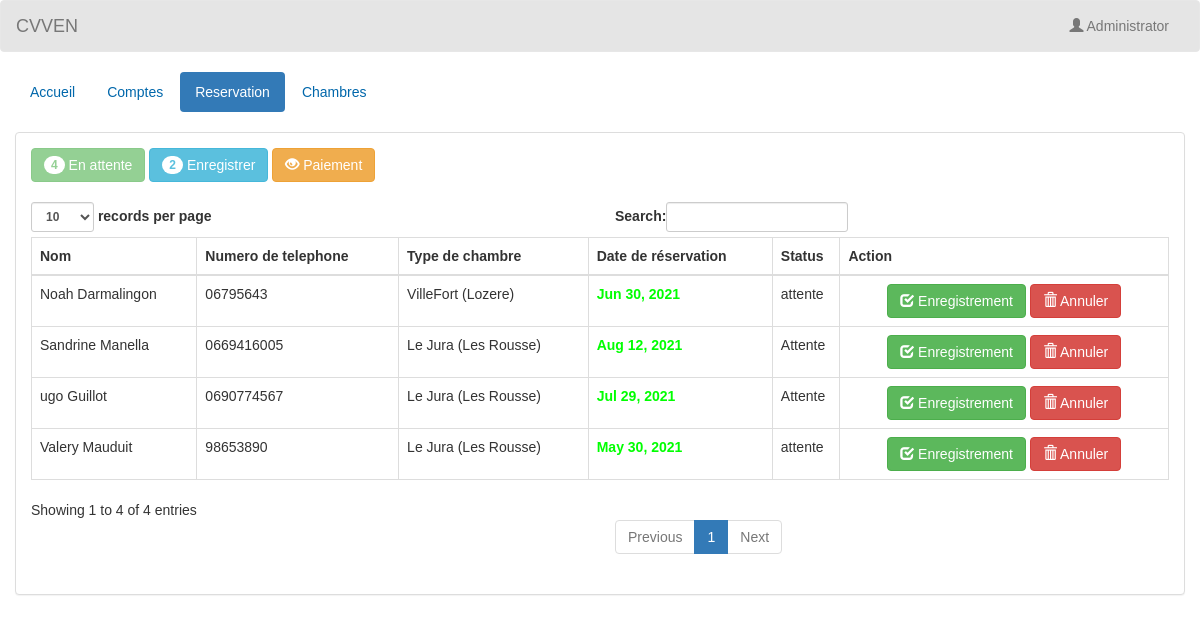
Screenshot of /admin/reserve.php (signed in) with the database file from the repository.
### tables this page shows
CREATE TABLE `transaction` (
  `transaction_id` int(11) NOT NULL,
  `guest_id` int(11) NOT NULL,
  `chambre_id` int(11) NOT NULL,
  `chambre_no` int(5) NOT NULL,
  `lit_extra` int(11) NOT NULL,
  `status` varchar(20) NOT NULL,
  `date` int(2) NOT NULL,
  `enregistrement` date NOT NULL,
  `temps_enregistrement` time NOT NULL,
  `paiement` date NOT NULL,
  `temps_paiement` time NOT NULL,
  `facture` varchar(10) NOT NULL
);

CREATE TABLE `client` (
  `guest_id` int(11) NOT NULL,
  `Prenom` varchar(50) NOT NULL,
  `Deuxieme_prenom` varchar(30) NOT NULL,
  `nom` varchar(40) NOT NULL,
  `adresse` varchar(50) NOT NULL,
  `numero_tel` varchar(13) NOT NULL
);

CREATE TABLE `chambre` (
  `chambre_id` int(11) NOT NULL,
  `chambre_type` varchar(50) NOT NULL,
  `prix` varchar(11) NOT NULL,
  `photo` varchar(100) NOT NULL
);

### admin/name.php (called while the page is built)
<?php
	require 'connect.php';
	$query = $conn->query("SELECT * FROM `admin` WHERE `admin_id` = '$_SESSION[admin_id]'") or die(mysqli_error());
	$fetch = $query->fetch_array();
	$name = $fetch['name'];
?>

### admin/reserve.php (the view, shortened to what this page needs)
<!DOCTYPE html>
<?php
	require 'name.php';
?>
<html lang = "en">
	<head>
		<link rel = "stylesheet" type = "text/css" href = "../css/bootstrap.css " />
		<link rel = "stylesheet" type = "text/css" href = "../css/style.css" />
	</head>
<body>
	<nav style = "background-color:rgba(0, 0, 0, 0.1);" class = "navbar navbar-default">
		<div  class = "container-fluid">
			<div class = "navbar-header">
				<a class = "navbar-brand" >CVVEN</a>
			</div>
			<ul class = "nav navbar-nav pull-right ">
				<li class = "dropdown">
					<a class="dropdown-toggle" data-toggle="dropdown" role="button" aria-haspopup="true" aria-expanded="false"><i class = "glyphicon glyphicon-user"></i> <?php echo $name;?></a>
				</li>
			</ul>
		</div>
	</nav>
	<div class = "container-fluid">
		<ul class = "nav nav-pills">
			<li><a href = "AccueilAdmin.php">Accueil</a></li>
			<li><a href = "Comptes.php">Comptes</a></li>
			<li class = "active"><a href = "reserve.php">Reservation</a></li>
			<li><a href = "Chambre.php">Chambres</a></li>
		</ul>
	</div>
	<br />
	<div class = "container-fluid">
		<div class = "panel panel-default">
			<?php
				$q_p = $conn->query("SELECT COUNT(*) as total FROM `transaction` WHERE `status` = 'attente'") or die(mysqli_error());
				$f_p = $q_p->fetch_array();
				$q_ci = $conn->query("SELECT COUNT(*) as total FROM `transaction` WHERE `status` = 'enregistrement'") or die(mysqli_error());
				$f_ci = $q_ci->fetch_array();
			?>
			<div class = "panel-body">
				<a class = "btn btn-success disabled"><span class = "badge"><?php echo $f_p['total']?></span> En attente</a>
				<a class = "btn btn-info" href = "Enregistrement.php"><span class = "badge"><?php echo $f_ci['total']?></span> Enregistrer</a>
				<a class = "btn btn-warning" href = "checkout.php"><i class = "glyphicon glyphicon-eye-open"></i> Paiement</a>
				<br />
				<br />
				<table id = "table" class = "table table-bordered">
					<thead>
						<tr>
							<th>Nom</th>
							<th>Numero de telephone</th>
							<th>Type de chambre</th>
							<th>Date de réservation</th>
							<th>Status</th>
							<th>Action</th>
						</tr>
					</thead>
					<tbody>
						<?php
							$query = $conn->query("SELECT * FROM `transaction` NATURAL JOIN `client` NATURAL JOIN `chambre` WHERE `status` = 'attente'") or die(mysqli_error());
							while($fetch = $query->fetch_array()){
						?>
						<tr>
							<td><?php echo $fetch['Prenom']." ".$fetch['nom']?></td>
							<td><?php echo $fetch['numero_tel']?></td>
							<td><?php echo $fetch['chambre_type']?></td>
							<td><strong><?php if($fetch['enregistrement'] <= date("Y-m-d", strtotime("+8 HOURS"))){echo "<label style = 'color:#ff0000;'>".date("M d, Y", strtotime($fetch['enregistrement']))."</label>";}else{echo "<label style = 'color:#00ff00;'>".date("M d, Y", strtotime($fetch['enregistrement']))."</label>";}?></strong></td>
							<td><?php echo $fetch['status']?></td>
							<td><center><a class = "btn btn-success" href = "confirm_reserve.php?transaction_id=<?php echo $fetch['transaction_id']?>"><i class = "glyphicon glyphicon-check"></i> Enregistrement</a> <a class = "btn btn-danger" onclick = "confirmationDelete(); return false;" href = "SuppAttente.php?transaction_id=<?php echo $fetch['transaction_id']?>"><i class = "glyphicon glyphicon-trash"></i> Annuler</a></td>
						</tr>
						<?php
							}
						?>
					</tbody>
				</table>
			</div>
		</div>
	</div>
	<br />
	<br />
</body>
</html>

### css/style.css (style rules this page uses)
body { font-family:Arial, Sans-Serif; }
a { color:#0067ab; text-decoration:none; }

### rows the page displays
transaction: guest.Prenom "Sandrine", guest.nom "Manella", guest.numero_tel "0669416005", chambre.chambre_type "Le Jura (Les Rousse)", enregistrement "Aug 12, 2021", status "Attente"
transaction: guest.Prenom "ugo", guest.nom "Guillot", guest.numero_tel "0690774567", chambre.chambre_type "Le Jura (Les Rousse)", enregistrement "Jul 29, 2021", status "Attente"
transaction: guest.Prenom "Noah", guest.nom "Darmalingon", guest.numero_tel "06795643", chambre.chambre_type "VilleFort (Lozere)", enregistrement "Jun 30, 2021", status "attente"
transaction: guest.Prenom "Valery", guest.nom "Mauduit", guest.numero_tel "98653890", chambre.chambre_type "Le Jura (Les Rousse)", enregistrement "May 30, 2021", status "attente"

### other values shown
$name "Administrator"
$f_p['total'] "4"
$f_ci['total'] "2"
